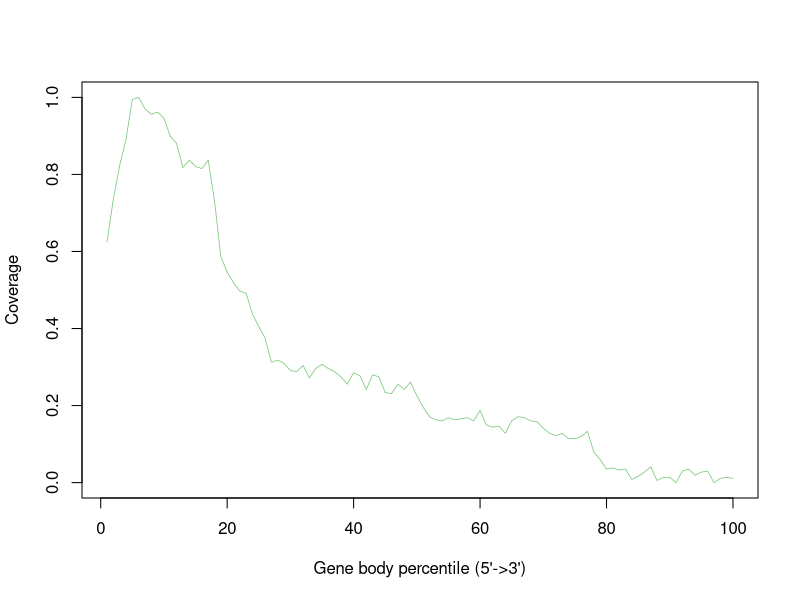

Here is the R script that generated this plot:
example.TTTGTCATCTAACGGT_1 <- c(0.625,0.736413043478261,0.823369565217391,0.891304347826087,0.994565217391304,1,0.970108695652174,0.956521739130435,0.96195652173913,0.945652173913043,0.89945652173913,0.880434782608696,0.817934782608696,0.83695652173913,0.820652173913043,0.815217391304348,0.83695652173913,0.730978260869565,0.58695652173913,0.546195652173913,0.519021739130435,0.497282608695652,0.491847826086957,0.4375,0.404891304347826,0.375,0.3125,0.317934782608696,0.309782608695652,0.290760869565217,0.28804347826087,0.304347826086957,0.271739130434783,0.296195652173913,0.307065217391304,0.296195652173913,0.28804347826087,0.27445652173913,0.255434782608696,0.285326086956522,0.277173913043478,0.241847826086957,0.279891304347826,0.27445652173913,0.233695652173913,0.230978260869565,0.255434782608696,0.241847826086957,0.260869565217391,0.22554347826087,0.195652173913043,0.171195652173913,0.16304347826087,0.160326086956522,0.168478260869565,0.16304347826087,0.165760869565217,0.168478260869565,0.160326086956522,0.1875,0.14945652173913,0.144021739130435,0.146739130434783,0.127717391304348,0.160326086956522,0.171195652173913,0.168478260869565,0.160326086956522,0.157608695652174,0.141304347826087,0.127717391304348,0.122282608695652,0.127717391304348,0.114130434782609,0.114130434782609,0.119565217391304,0.133152173913043,0.078804347826087,0.0597826086956522,0.0353260869565217,0.0380434782608696,0.0326086956521739,0.0353260869565217,0.00815217391304348,0.016304347826087,0.0271739130434783,0.0407608695652174,0.00543478260869565,0.0135869565217391,0.0135869565217391,0,0.0298913043478261,0.0353260869565217,0.0190217391304348,0.0271739130434783,0.0298913043478261,0,0.0108695652173913,0.0135869565217391,0.0108695652173913)


pdf("coverage/example.TTTGTCATCTAACGGT-1.geneBodyCoverage.curves.pdf")
x=1:100
icolor = colorRampPalette(c("#7fc97f","#beaed4","#fdc086","#ffff99","#386cb0","#f0027f"))(1)
plot(x,example.TTTGTCATCTAACGGT_1,type='l',xlab="Gene body percentile (5'->3')", ylab="Coverage",lwd=0.8,col=icolor[1])
dev.off()
